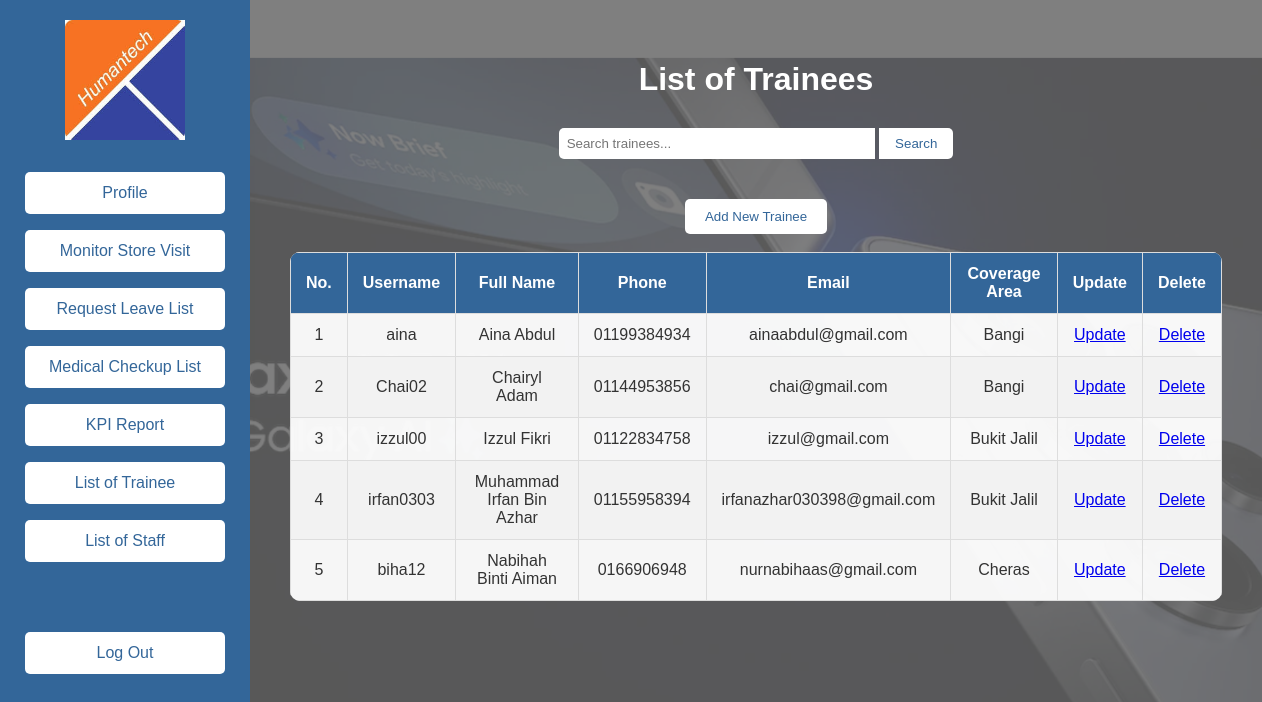
The app's page /stafftraineelist.php (signed in) with its own data.
### tables this page shows
CREATE TABLE `trainee` (
  `trainee_username` varchar(50) NOT NULL,
  `trainee_password` varchar(255) NOT NULL,
  `trainee_name` varchar(100) NOT NULL,
  `trainee_phone` varchar(12) NOT NULL,
  `trainee_email` varchar(100) NOT NULL,
  `trainee_area` varchar(100) NOT NULL,
  `trainee_picture` varchar(255) NOT NULL,
  `reset_token` varchar(255) DEFAULT NULL
);

### stafftraineelist.php (the view, shortened to what this page needs)
<?php
$conn = mysqli_connect("localhost", "root", "", "samsung");
$search = isset($_GET['search']) ? mysqli_real_escape_string($conn, $_GET['search']) : '';
$sql_trainee = "SELECT * FROM trainee
    WHERE trainee_username LIKE '%$search%'
    OR trainee_name LIKE '%$search%'
    OR trainee_email LIKE '%$search%'
    OR trainee_phone LIKE '%$search%'
    OR trainee_area LIKE '%$search%'
    ORDER BY trainee_name ASC";
$result_trainee = mysqli_query($conn, $sql_trainee);
?>
<!DOCTYPE html>
<html lang="en">
<head>
</head>
<body>
  <div class="sidebar">
  <a href="homestaff.php">
    <img src="images/logo.png" alt="Logo" />
  </a>
  <button onclick="location.href='homestaff.php'">Profile</button>
  <button onclick="location.href='staffstorevisit.php'">Monitor Store Visit</button>
  <button onclick="location.href='staffleave.php'">Request Leave List</button>
  <button onclick="location.href='staffmedical.php'">Medical Checkup List</button>
  <button onclick="location.href='staffkpi.php'">KPI Report</button>
  <button onclick="location.href='stafftraineelist.php'">List of Trainee</button>
  <button onclick="location.href='stafflist.php'">List of Staff</button>
  <br><br><br>
  <button onclick="location.href='stafflogout.php'">Log Out</button>
</div>
    <div class="main-content">
        <h1>List of Trainees</h1>
        <div class="search-container">
            <form method="get">
                <input type="text" name="search" placeholder="Search trainees..." value="<?php echo htmlspecialchars($search); ?>">
                <button type="submit">Search</button><br>
            </form>
        </div>
		 <button class="add-profile-btn" onclick="location.href='traineeadd.php'">Add New Trainee</button>
<br>
        <table>
            <thead>
                <tr>
                    <th>No.</th>
                    <th>Username</th>
                    <th>Full Name</th>
                    <th>Phone</th>
                    <th>Email</th>
                    <th>Coverage Area</th>
                    <th>Update</th>
                    <th>Delete</th>
                </tr>
            </thead>
            <tbody>
                <?php
                if (mysqli_num_rows($result_trainee) > 0) {
                    $num = 1;
                    while ($row = mysqli_fetch_assoc($result_trainee)) {
                        echo "<tr>";
                        echo "<td>" . $num++ . "</td>";
                        echo "<td>" . htmlspecialchars($row['trainee_username']) . "</td>";
                        echo "<td>" . htmlspecialchars($row['trainee_name']) . "</td>";
                        echo "<td>" . htmlspecialchars($row['trainee_phone']) . "</td>";
                        echo "<td>" . htmlspecialchars($row['trainee_email']) . "</td>";
                        echo "<td>" . htmlspecialchars($row['trainee_area']) . "</td>";
                        echo "<td><a href='traineeupdate.php?id=" . $row['trainee_username'] . "'>Update</a></td>";
                        echo "<td><a href='traineedelete.php?id=" . $row['trainee_username'] . "' onclick='return confirm(\"Are you sure you want to delete this trainee?\")'>Delete</a></td>";
                        echo "</tr>";
                    }
                } else {
                    echo "<tr><td colspan='9'>No trainees found.</td></tr>";
                }
                ?>
            </tbody>
        </table>
    </div>
</body>
</html>

### stafftraineelist.php (style rules this page uses)
body { margin: 0; font-family: Arial, sans-serif; display: flex; background-image: url('images/2.png'); background-size: cover; background-position: center; background-repeat: no-repeat; background-attachment: fixed; min-height: 100vh; }
body::before { content: ""; position: absolute; top: 0; left: 0; right: 0; bottom: 0; background-color: rgba(0, 0, 0, 0.5); z-index: 0; }
.sidebar { width: 250px; background-color: #336699; color: #fff; display: flex; flex-direction: column; align-items: center; padding-top: 20px; position: fixed; top: 0; left: 0; bottom: 0; z-index: 2; }
.sidebar img { width: 120px; margin-bottom: 20px; }
.sidebar button { width: 80%; padding: 12px; margin: 8px 0; border: none; background-color: #ffffff; color: #336699; font-size: 16px; border-radius: 5px; cursor: pointer; transition: background-color 0.3s; }
.main-content { margin-left: 250px; padding: 40px; color: #ffffff; width: calc(100% - 250px); z-index: 1; position: relative; display: flex; flex-direction: column; align-items: center; }
.main-content h1 { margin-bottom: 30px; }
.search-container { margin-bottom: 20px; display: flex; justify-content: center; }
.search-container input[type="text"] { padding: 8px; width: 300px; border-radius: 5px 0 0 5px; border: none; }
.search-container button { padding: 8px 16px; border: none; background-color: #ffffff; color: #336699; cursor: pointer; border-radius: 0 5px 5px 0; transition: background-color 0.3s; }
table { width: 100%; max-width: 1000px; border-collapse: collapse; background-color: rgba(255, 255, 255, 0.95); color: #333; border-radius: 10px; overflow: hidden; }
table th, table td { padding: 12px 15px; border: 1px solid #ddd; text-align: center; }
table th { background-color: #336699; color: #ffffff; }
table tr:nth-child(even) { background-color: #f2f2f2; }
.add-profile-btn { margin-top: 20px; padding: 10px 20px; border: none; background-color: #ffffff; color: #336699; border-radius: 5px; cursor: pointer; transition: background-color 0.3s; }

### records on screen
trainee: trainee_username "aina", trainee_name "Aina Abdul", trainee_phone "01199384934", trainee_email "ainaabdul@gmail.com", trainee_area "Bangi"
trainee: trainee_username "Chai02", trainee_name "Chairyl Adam", trainee_phone "01144953856", trainee_email "chai@gmail.com", trainee_area "Bangi"
trainee: trainee_username "izzul00", trainee_name "Izzul Fikri", trainee_phone "01122834758", trainee_email "izzul@gmail.com", trainee_area "Bukit Jalil"
trainee: trainee_username "irfan0303", trainee_name "Muhammad Irfan Bin Azhar", trainee_phone "01155958394", trainee_email "irfanazhar030398@gmail.com", trainee_area "Bukit Jalil"
trainee: trainee_username "biha12", trainee_name "Nabihah Binti Aiman", trainee_phone "0166906948", trainee_email "nurnabihaas@gmail.com", trainee_area "Cheras"
